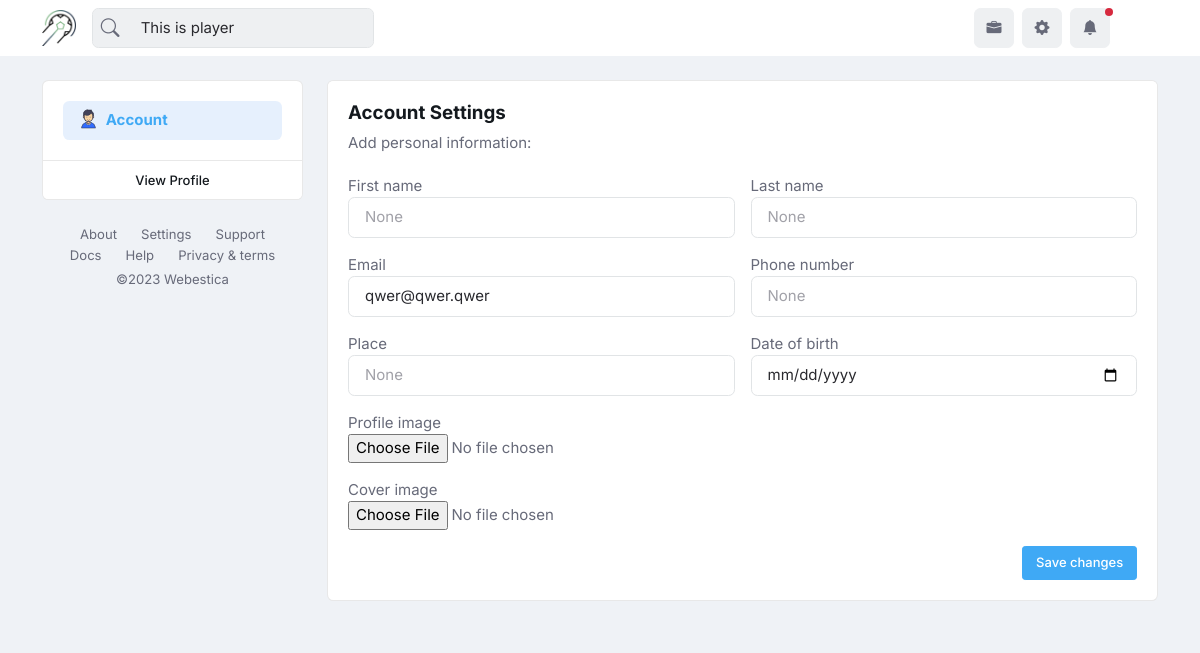
Screenshot of /edit-account/agent/ (signed in) with the database file from the repository.
### firstapp/models.py (models this page shows, shortened)
class User(AbstractUser):
    is_player = models.BooleanField(default=False)
    is_coach = models.BooleanField(default=False)
    is_scout = models.BooleanField(default=False)
    first_name = models.CharField(max_length=255, null=True)
    last_name = models.CharField(max_length=255, null=True)
    email = models.EmailField(unique=True)
    profile_image = models.ImageField(upload_to='profile_images', blank=True, null=True)
    cover_image = models.ImageField(upload_to='cover_images', blank=True, null=True)
    place = models.CharField(max_length=255, null=True)
    country = models.CharField(max_length=255, null=True, blank=True)
    date_of_birth = models.DateField(null=True)
    phone_number = models.CharField(max_length=20, null=True)
    followed_users = models.ManyToManyField('User', related_name='followed')
    posts = models.ManyToManyField('Post', related_name='player_posts', blank=True)
    about = models.TextField(null=True, blank=True)
    def getFullName(self):
        return self.getFirstName()+" "+self.getLastName()
    def getFirstName(self):
        if self.first_name:
            return self.first_name
        else:
            return ''
    def getLastName(self):
        if self.last_name:
            return self.last_name
        else:
            return ''
    def getProfileimageUrl(self):
        if not self.profile_image:
            return '/static/profile_placeholder.jpg'
        else:
            return self.profile_image.url
    def connections_received_onhold(self):
        received_connections = self.connection_requests_received.filter(accepted=False)
        return received_connections

### firstapp/views.py (the view)
# urls.py: path("edit-account/agent/", views.edit_account_agent, name="edit_account_agent"),
@login_required
def edit_account_agent(request):
    if request.method == 'POST':
        print('request.method == post')
        form = EditProfileForm(request.POST, request.FILES, instance=request.user)
        profile_form = AgentProfileForm(request.POST, instance=request.user.agent)  # request.FILES is show the selected image or file
        print("request.FILES")
        print("request.FILES")
        print("request.FILES")
        print(request.FILES)
        if form.is_valid() and profile_form.is_valid():
            print("form.is_valid")
            user_form = form.save()
            custom_form = profile_form.save(False)
            custom_form.user = user_form
            custom_form.save()
            return render(request, 'theme/edit_account_agent.html', {'form': form, 'profile_form': profile_form})
        else:
            print('Error kut')
            print(form.errors)
            print('profile_form kut')
            print(profile_form.errors)
            return render(request, 'theme/edit_account_agent.html', {'form': form, 'profile_form': profile_form})
    else:
        args = {}
        return render(request, 'theme/edit_account_agent.html', args)

### playerpro/templates/theme/edit_account_agent.html (shortened to what this page needs)
{% extends 'theme/base.html' %}
{% load static %}
{% block content %}
<main>
  <div class="container">
    <div class="row">
      <div class="col-lg-3">
        <nav class="navbar navbar-light navbar-expand-lg mx-0">
          <div class="offcanvas offcanvas-start" tabindex="-1" id="offcanvasNavbar">
            <div class="offcanvas-body p-0">
              <div class="card w-100">
                <div class="card-body">
                <ul class="nav nav-tabs nav-pills nav-pills-soft flex-column fw-bold gap-2 border-0">
                  <li class="nav-item" data-bs-dismiss="offcanvas">
                    <a class="nav-link d-flex mb-0 active" href="#nav-setting-tab-1" data-bs-toggle="tab">
                      <img class="me-2 h-20px fa-fw" src="{% static 'assets/images/icon/person-outline-filled.svg' %}" alt="">
                      <span>Account</span>
                    </a>
                  </li>
                </ul>
              </div>
              <div class="card-footer text-center py-2">
                <a class="btn btn-link text-secondary btn-sm" href="{% url 'profile' username=request.user.username %}">View Profile </a>
              </div>
              </div>
            </div>
            <ul class="nav small mt-4 justify-content-center lh-1">
              <li class="nav-item">
                <a class="nav-link" href="#">About</a>
              </li>
              <li class="nav-item">
                <a class="nav-link" href="#">Settings</a>
              </li>
              <li class="nav-item">
                <a class="nav-link" href="#">Support </a>
              </li>
              <li class="nav-item">
                <a class="nav-link" href="#">Docs </a>
              </li>
              <li class="nav-item">
                <a class="nav-link" href="#">Help</a>
              </li>
              <li class="nav-item">
                <a class="nav-link" href="#">Privacy & terms</a>
              </li>
            </ul>
            <p class="small text-center mt-1">©2023 <a class="text-body" target="_blank" href="https://www.webestica.com/"> Webestica </a></p>
          </div>
        </nav>
      </div>
        <div class="col-lg-6 vstack gap-4">
          <div class="tab-content py-0 mb-0">
            <div class="tab-pane show active fade" id="nav-setting-tab-1">
              <div class="card mb-4">
                <div class="card-header border-0 pb-0">
                  <h1 class="h5 card-title">Account Settings</h1>
                  <p class="mb-0">Add personal information:</p>
                </div>
                <div class="card-body">
                  <form class="row g-3" method="POST" enctype="multipart/form-data">
                    <div id="div_id_first_name" class="form-group col-sm-6 col-lg-6">
                      <div>
                        <label for="id_first_name" class="requiredField">
                        First name
                        </label>
                        <input type="text" name="first_name" maxlength="255" class="textinput form-control" required="" id="id_first_name"  placeholder="{{request.user.first_name}}" >
                       </div>
                    </div>
                    <div id="div_id_last_name" class="form-group col-sm-6 col-lg-6">
                       <label for="id_last_name" class=" requiredField">
                       Last name </label>
                       <div>
                        <input type="text" name="last_name" maxlength="255" class="textinput form-control" required="" id="id_last_name"  placeholder="{{request.user.last_name}}" >
                      </div>
                    </div>
                    <div id="div_id_email" class="form-group col-sm-6 col-lg-6">
                       <label for="id_email" class=" requiredField">
                       Email </label>
                       <div> <input type="email" name="email" maxlength="254" class="emailinput form-control" required="" id="id_email" placeholder="{{request.user.email}}" value="{{request.user.email}}"> </div>
                    </div>
                    <div id="div_id_phone_number" class="form-group col-sm-6 col-lg-6">
                      <label for="id_phone_number" class=" requiredField">
                      Phone number </label>
                      <div> <input type="text" name="phone_number" maxlength="255" class="textinput form-control" required="" id="id_phone_number"  placeholder="{{request.user.phone_number}}" > </div>
                   </div>
                    <div id="div_id_place" class="form-group col-sm-6 col-lg-6">
                       <label for="id_place" class=" requiredField">
                       Place </label>
                       <div> <input type="text" name="place" maxlength="255" class="textinput form-control" required="" id="id_place"  placeholder="{{request.user.place}}" > </div>
                    </div>
                    <div id="div_id_date_of_birth" class="form-group col-sm-6 col-lg-6">
                       <label for="id_date_of_birth" class=" requiredField">
                       Date of birth </label>
                       <div> <input type="date" name="date_of_birth" class="dateinput form-control" required="" id="id_date_of_birth" placeholder="{{request.user.date_of_birth|date:'Y-m-d'}}" > </div>
                    </div>
                    <div id="div_id_profile_image" class="form-group">
                      <label for="id_profile_image" class="">
                      Profile image
                      </label>
                      <div>
                        <input type="file" name="profile_image" accept="image/*" class="clearablefileinput form-control-file" id="id_profile_image">
                      </div>
                    </div>
                    <div id="div_id_cover_image" class="form-group">
                      <label for="id_cover_image" class="">
                      Cover image
                      </label>
                      <div>
                        <input type="file" name="cover_image" accept="image/*" class="clearablefileinput form-control-file" id="id_cover_image">
                      </div>
                    </div>
                    <div class="col-12 text-end">
                      <button type="submit" class="btn btn-sm btn-primary mb-0">Save changes</button>
                    </div>
                   </form>
                </div>
              </div>
            </div>
          </div>
        </div>
    </div>
  </div>
</main>
{% endblock content %}

### playerpro/templates/theme/header1.html (shortened to what this page needs)
{% load static %}
<header class="navbar-light fixed-top header-static bg-mode">
	<nav class="navbar navbar-expand-lg">
		<div class="container">
			<a class="navbar-brand" href="{% url 'feed' %}">
				<img class="navbar-brand-item" src="{% static 'images/logo.png' %}" alt="logo">
			</a>
			<div class="collapse navbar-collapse" id="navbarCollapse">
				<div class="nav mt-3 mt-lg-0 flex-nowrap align-items-center px-4 px-lg-0">
					<div class="nav-item w-100">
						<form class="rounded position-relative" method="post" action="{% url 'discover' %}">
							<input class="form-control ps-5 bg-light" type="search" placeholder="Search..." value="{% if request.user.player %}This is player{% elif request.user.scout %}This is scout{% elif request.user.agent %}This is agent{% endif %}" aria-label="Search" name="searched">
							<button class="btn bg-transparent px-2 py-0 position-absolute top-50 start-0 translate-middle-y" type="submit"><i class="bi bi-search fs-5"> </i></button>
						</form>
					</div>
				</div>
			</div>
			<ul class="nav flex-nowrap align-items-center ms-sm-3 list-unstyled">
				<li class="nav-item ms-2">
					<a class="nav-link icon-md btn btn-light p-0" href="{% url 'vacancies' %}">
						<i class="bi bi-briefcase-fill fs-6"> </i>
					</a>
				</li>
				<li class="nav-item ms-2">
					<a class="nav-link icon-md btn btn-light p-0" href="{% if user.scout %}{% url 'edit_account_scout' %}{% elif user.agent %}{% url 'edit_account_agent' %}{% else %}{% url 'edit_account' %}{% endif %}">
						<i class="bi bi-gear-fill fs-6"> </i>
					</a>
				</li>
				<li class="nav-item dropdown ms-2">
					<a class="nav-link icon-md btn btn-light p-0" href="#" id="notifDropdown" role="button" data-bs-toggle="dropdown" aria-expanded="false" data-bs-auto-close="outside">
						<span class="badge-notif animation-blink"></span>
						<i class="bi bi-bell-fill fs-6"> </i>
					</a>
				</li>
				<li class="nav-item ms-2 dropdown">
					<a class="nav-link btn icon-md p-0" href="#" id="profileDropdown" role="button" data-bs-auto-close="outside" data-bs-display="static" data-bs-toggle="dropdown" aria-expanded="false">
					</a>
				</li>
			</ul>
		</div>
	</nav>
</header>

### rows the page displays
User: searched "This is player", first_name "None", last_name "None", email "qwer@qwer.qwer", phone_number "None", place "None"
